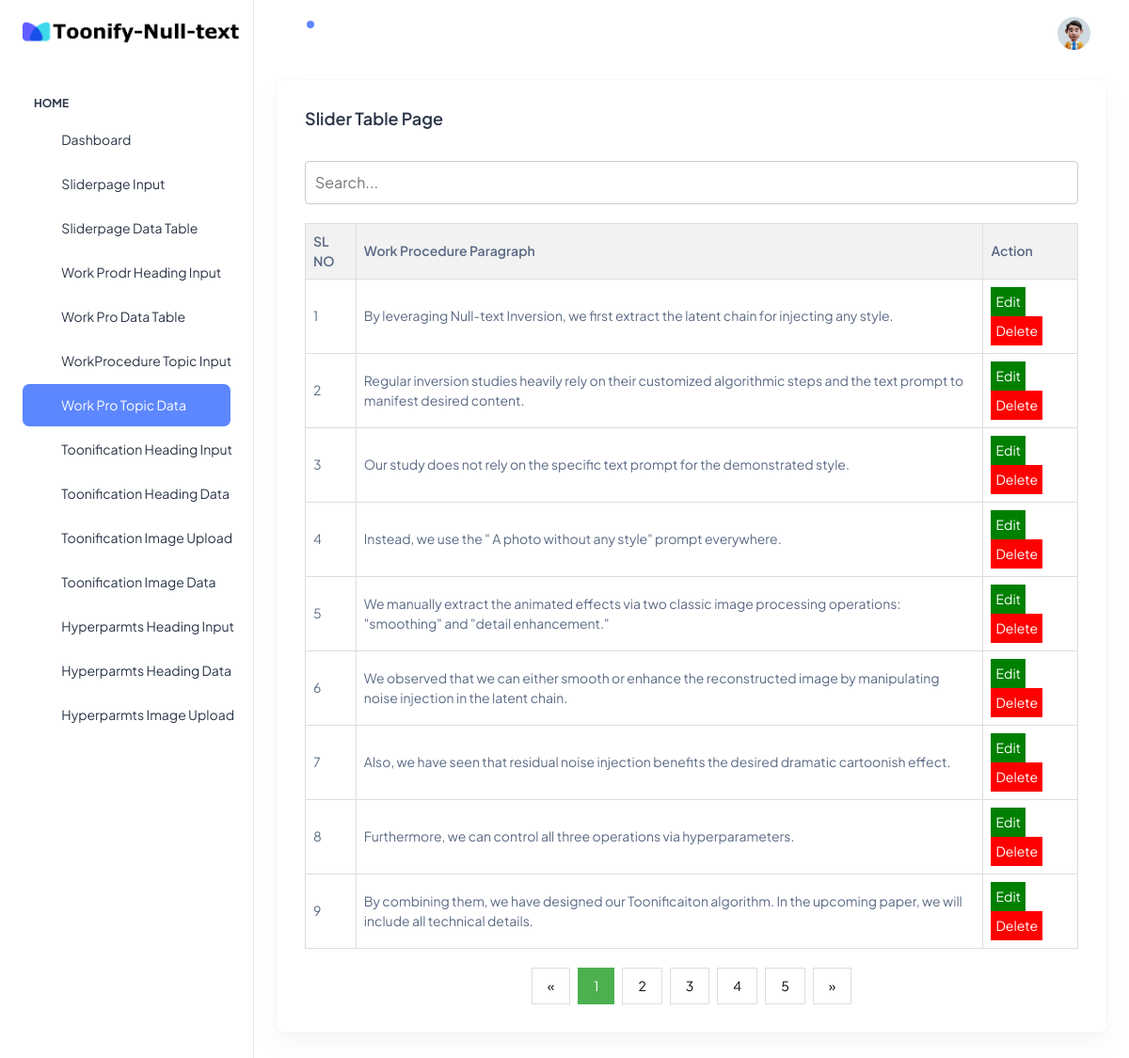
The page /workproceduretopicdatatable/ on the database its author committed.
### Toonify/models.py (models this page shows)
class WorkProcedureTopic(models.Model):
    work_pro_paragraph = models.CharField(max_length = 500)

### Toonify/views.py (the view)
# urls.py: path('workproceduretopicdatatable/', views.workproceduretopicdatatable, name='workproceduretopicdatatable'),
def workproceduretopicdatatable(request):
    workprocedureparagraphdata = WorkProcedureTopic.objects.all()
    data = {"workprocedureparagraphdata": workprocedureparagraphdata}
    return render(request,'workprocedureTopicdatatable.html', data)

### templates/workprocedureTopicdatatable.html (shortened to what this page needs)
{%load static%}
<!doctype html>
<html lang="en">
<head>
  <link rel="stylesheet" href="{% static 'assets/css/styles.min.css' %}" />
  <link rel="stylesheet" href="{% static 'table.css' %}">
</head>
<body>
  <div class="page-wrapper" id="main-wrapper" data-layout="vertical" data-navbarbg="skin6" data-sidebartype="full"
    data-sidebar-position="fixed" data-header-position="fixed">
    <aside class="left-sidebar">
      <div>
        <div class="brand-logo d-flex align-items-center justify-content-between">
          <a href="{% static '/index.html" class="text-nowrap logo-img' %}">
            <img src="{% static 'logo.png' %}" width="230" alt="" />
          </a>
        </div>
           <nav class="sidebar-nav scroll-sidebar" data-simplebar="">
            <ul id="sidebarnav">
              <li class="nav-small-cap">
                <span class="hide-menu">Home</span>
              </li>
              <li class="sidebar-item">
                <a class="sidebar-link" href="{% url 'indexpage' %}" aria-expanded="false">
                  <span>
                    <i class="ti ti-layout-dashboard"></i>
                  </span>
                  <span class="hide-menu">Dashboard</span>
                </a>
              </li>
              <li class="sidebar-item">
                <a class="sidebar-link" href="{% url 'sliderpage' %}" aria-expanded="false">
                  <span>
                    <i class="ti ti-arrow-big-right"></i>
                  </span>
                  <span class="hide-menu">Sliderpage Input</span>
                </a>
                <li class="sidebar-item">
                  <a class="sidebar-link" href="{% url 'sliderdatatable' %}" aria-expanded="false">
                    <span>
                      <i class="ti ti-brightness-down"></i>
                    </span>
                    <span class="hide-menu">Sliderpage Data Table</span>
                  </a>
                </li>
              </li>
              <li class="sidebar-item">
                <a class="sidebar-link" href="{% url 'workprocedurepage' %}" aria-expanded="false">
                  <span>
                    <i class="ti ti-arrow-big-right"></i>
                  </span>
                  <span class="hide-menu">Work Prodr Heading Input</span>
                </a>
                <li class="sidebar-item">
                  <a class="sidebar-link" href="{% url 'workproceduredatatable' %}" aria-expanded="false">
                    <span>
                      <i class="ti ti-brightness-down"></i>
                    </span>
                    <span class="hide-menu">Work Pro Data Table</span>
                  </a>
                </li>
              </li>
              <li class="sidebar-item">
                <a class="sidebar-link" href="{% url 'workproceduretopicpage' %}" aria-expanded="false">
                  <span>
                    <i class="ti ti-arrow-big-right"></i>
                  </span>
                  <span class="hide-menu">WorkProcedure Topic Input</span>
                </a>
                <li class="sidebar-item">
                  <a class="sidebar-link" href="{% url 'workproceduretopicdatatable' %}" aria-expanded="false">
                    <span>
                      <i class="ti ti-brightness-down"></i>
                    </span>
                    <span class="hide-menu">Work Pro Topic Data</span>
                  </a>
                </li>
              </li>
              <li class="sidebar-item">
                <a class="sidebar-link" href="{% url 'toonificationheadingpage' %}" aria-expanded="false">
                  <span>
                    <i class="ti ti-arrow-big-right"></i>
                  </span>
                  <span class="hide-menu">Toonification Heading Input</span>
                </a>
                <li class="sidebar-item">
                  <a class="sidebar-link" href="{% url 'Toonificationdatatable' %}" aria-expanded="false">
                    <span>
                      <i class="ti ti-brightness-down"></i>
                    </span>
                    <span class="hide-menu">Toonification Heading Data</span>
                  </a>
                </li>
              </li>
              <li class="sidebar-item">
                <a class="sidebar-link" href="{% url 'toonificationimagepage' %}" aria-expanded="false">
                  <span>
                    <i class="ti ti-arrow-big-right"></i>
                  </span>
                  <span class="hide-menu">Toonification Image Upload</span>
                </a>
                <li class="sidebar-item">
                  <a class="sidebar-link" href="{% url 'toonificationimagedatatable' %}" aria-expanded="false">
                    <span>
                      <i class="ti ti-brightness-down"></i>
                    </span>
                    <span class="hide-menu">Toonification Image Data</span>
                  </a>
                </li>
              </li>
              <li class="sidebar-item">
                <a class="sidebar-link" href="{% url 'hyperparametersheadingpage' %}" aria-expanded="false">
                  <span>
                    <i class="ti ti-arrow-big-right"></i>
                  </span>
                  <span class="hide-menu">Hyperparmts Heading Input</span>
                </a>
                <li class="sidebar-item">
                  <a class="sidebar-link" href="{% url 'hyperparametersdatatable' %}" aria-expanded="false">
                    <span>
                      <i class="ti ti-brightness-down"></i>
                    </span>
                    <span class="hide-menu">Hyperparmts Heading Data</span>
                  </a>
                </li>
              </li>
              <li class="sidebar-item">
                <a class="sidebar-link" href="{% url 'hyperparametersimagepage' %}" aria-expanded="false">
                  <span>
                    <i class="ti ti-arrow-big-right"></i>
                  </span>
                  <span class="hide-menu">Hyperparmts Image Upload</span>
                </a>
                <li class="sidebar-item">
                  <a class="sidebar-link" href="{% url 'hyperparametersimagedatatable' %}" aria-expanded="false">
                  </a>
                </li>
              </li>
        </div>
      </aside>
    <div class="body-wrapper">
      <header class="app-header">
        <nav class="navbar navbar-expand-lg navbar-light">
          <ul class="navbar-nav">
            <li class="nav-item">
              <a class="nav-link nav-icon-hover" href="javascript:void(0)">
                <i class="ti ti-bell-ringing"></i>
                <div class="notification bg-primary rounded-circle"></div>
              </a>
            </li>
          </ul>
          <div class="navbar-collapse justify-content-end px-0" id="navbarNav">
            <ul class="navbar-nav flex-row ms-auto align-items-center justify-content-end">
              <li class="nav-item dropdown">
                <a class="nav-link nav-icon-hover" href="javascript:void(0)" id="drop2" data-bs-toggle="dropdown"
                  aria-expanded="false">
                  <img src="../assets/images/profile/user-1.jpg" alt="" width="35" height="35" class="rounded-circle">
                </a>
              </li>
            </ul>
          </div>
        </nav>
      </header>
      <div class="container-fluid">
        <div class="row">
          <div class="container-fluid">
            <div class="card">
              <div class="card-body">
                <h5 class="card-title fw-semibold mb-4">Slider Table Page</h5>
                <div class="search-container">
                  <input type="text" placeholder="Search...">
                </div>
                <table id="employeeTable">
                  <thead>
                    <tr>
                      <th>SL NO</th>
                      <th>Work Procedure Paragraph</th>
                      <th>Action</th>
                    </tr>
                  </thead>
                  <tbody>
                    {% for i in workprocedureparagraphdata %}
                    <tr>
                        <td>{{forloop.counter}}</td>
                        <td>{{i.work_pro_paragraph}}</td>
                        <td><button class="edit-button"><a href="{% url 'workproceduretopicepageedit' i.id %}"target = "blank" >Edit </a></button>
                            <button class="delete-button"><a href="{% url 'deleteworkproceduretopic' i.id %}"> Delete</a></button>
                        </td>
                    </tr>
                    {% endfor %}
                  </tbody>
                </table>
                <div class="pagination">
                  <a href="#">&laquo;</a>
                  <a href="#" class="active">1</a>
                  <a href="#">2</a>
                  <a href="#">3</a>
                  <a href="#">4</a>
                  <a href="#">5</a>
                  <a href="#">&raquo;</a>
                </div>
              </div>
            </div>
          </div>
    </div>
  </div>
          </div>
      </div>
</body>
</html>

### static/table.css (style rules this page uses)
table { width: 100%; border-collapse: collapse; margin-bottom: 20px; }
th, td { border: 1px solid #ddd; padding: 8px; text-align: left; }
th { background-color: #f2f2f2; }
.search-container { margin-bottom: 20px; }
.search-container input[type=text] { padding: 10px; margin-top: 10px; width: 100%; box-sizing: border-box; border: 1px solid #ccc; border-radius: 4px; font-size: 16px; }
.pagination { display: flex; justify-content: center; margin-top: 20px; }
.pagination a { color: black; float: left; padding: 8px 16px; text-decoration: none; transition: background-color .3s; border: 1px solid #ddd; margin: 0 4px; }
.pagination a.active { background-color: #4CAF50; color: white; border: 1px solid #4CAF50; }
.edit-button { background-color: green; color: white; border: none; cursor: pointer; padding: 5px; }
.edit-button a { color: white; }
.delete-button { background-color: red; color: white; border: none; cursor: pointer; padding: 5px; }
.delete-button a { color: white; }

### rows shown on the page
WorkProcedureTopic: work_pro_paragraph "By leveraging Null-text Inversion, we first extract the latent chain for injecting any style."
WorkProcedureTopic: work_pro_paragraph "Regular inversion studies heavily rely on their customized algorithmic steps and the text prompt to manifest desired content."
WorkProcedureTopic: work_pro_paragraph "Our study does not rely on the specific text prompt for the demonstrated style."
WorkProcedureTopic: work_pro_paragraph "Instead, we use the \" A photo without any style\" prompt everywhere."
WorkProcedureTopic: work_pro_paragraph "We manually extract the animated effects via two classic image processing operations: \"smoothing\" and \"detail enhancement.\""
WorkProcedureTopic: work_pro_paragraph "We observed that we can either smooth or enhance the reconstructed image by manipulating noise injection in the latent chain."
WorkProcedureTopic: work_pro_paragraph "Also, we have seen that residual noise injection benefits the desired dramatic cartoonish effect."
WorkProcedureTopic: work_pro_paragraph "Furthermore, we can control all three operations via hyperparameters."
WorkProcedureTopic: work_pro_paragraph "By combining them, we have designed our Toonificaiton algorithm. In the upcoming paper, we will include all technical details."
